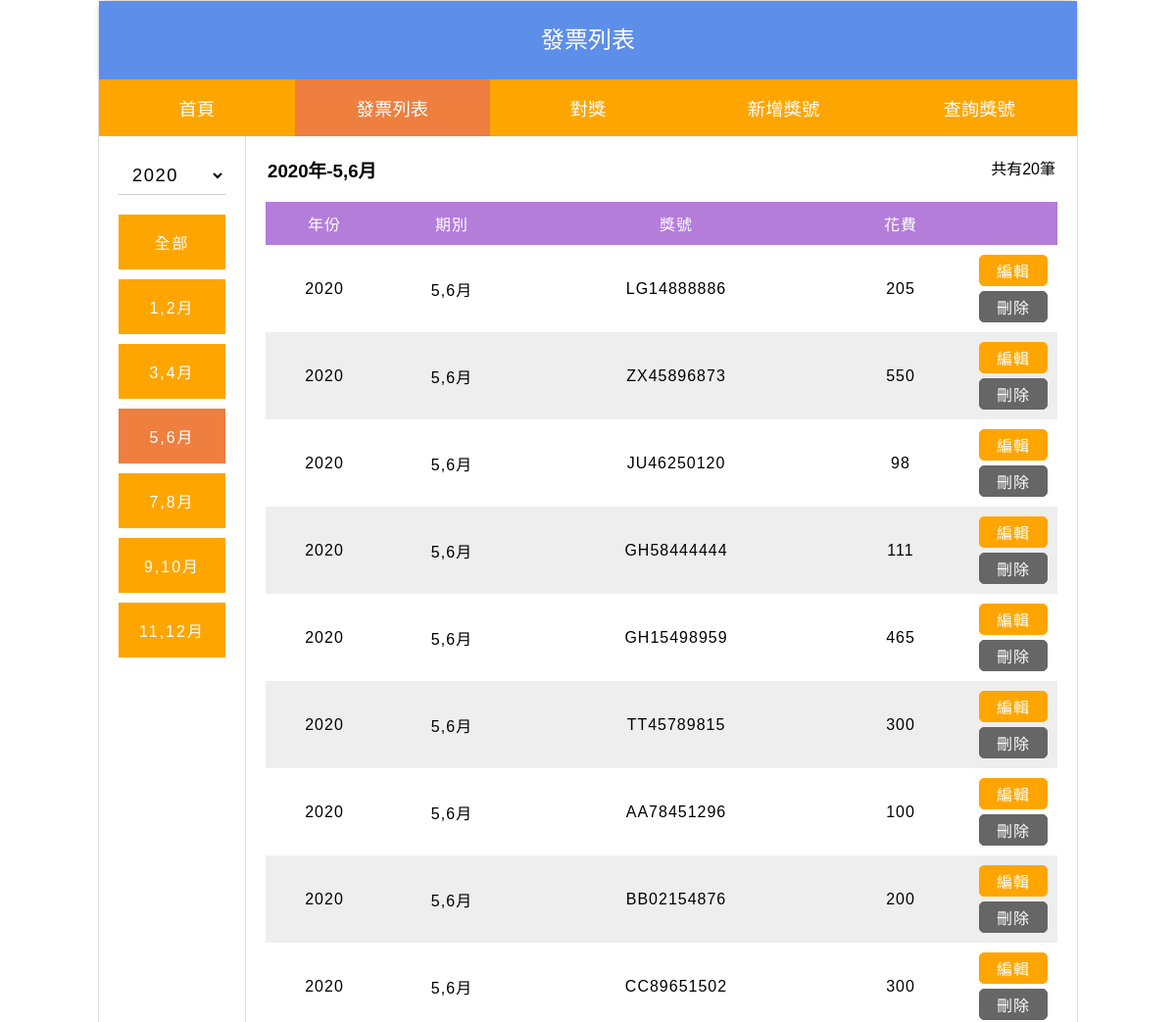
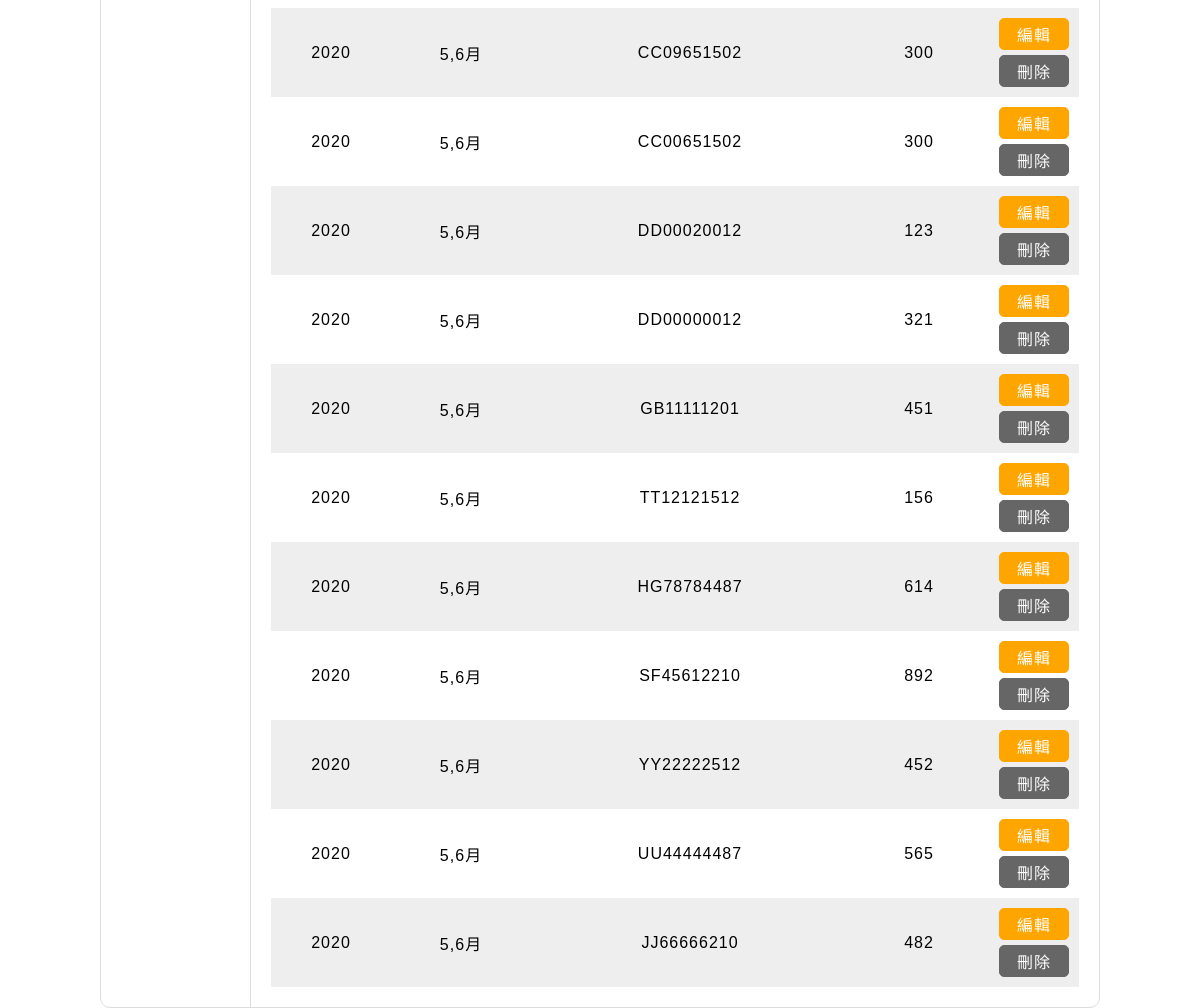
Page /list.php on the committed database (2 pictures, top to bottom).
### tables this page shows
CREATE TABLE `invoice` (
  `id` int(10) UNSIGNED NOT NULL COMMENT '流水號',
  `code` varchar(2) NOT NULL COMMENT '英文碼',
  `number` varchar(8) NOT NULL COMMENT '發票號碼',
  `period` tinyint(1) UNSIGNED NOT NULL COMMENT '期別',
  `expend` int(8) UNSIGNED NOT NULL COMMENT '花費',
  `year` varchar(4) NOT NULL COMMENT '年份'
);

### com/base.php (called while the page is built, shortened)
<?php
  $dsn="mysql:host=localhost;charset=utf8;dbname=invoice";
  $pdo=new PDO($dsn,"root","");
  function all($table,...$arg){
    global $pdo;
    $sql="select * from $table ";
    if(isset($arg[0]) && is_array($arg[0])){
      $tmp=[];
      foreach($arg[0] as $key => $value){
        $tmp[]=sprintf("`%s`='%s'",$key,$value);
      }
      $sql=$sql." where ". implode(" && ", $tmp);
    }
    if(isset($arg[1])){
      $sql=$sql . $arg[1];
    }
    return $pdo->query($sql)->fetchAll();
  }
  function nums($table,...$arg){
    global $pdo;
    $sql="select count(*) from $table ";
    if(isset($arg[0]) && is_array($arg[0])){
      $tmp=[];
      foreach($arg[0] as $key => $value){
        $tmp[]=sprintf("`%s`='%s'",$key,$value);
      }
      $sql=$sql." where ". implode(" && ", $tmp);
    }
    return $pdo->query($sql)->fetchColumn();
  }
?>

### list.php (the view, shortened to what this page needs)
<?php
include "./com/base.php";
$y=date("Y");
$p=ceil(date("n")/2);
if($p==0){
  $rows=all("invoice",['year'=>$y]," order by `period`,`id` ASC");
  $dbCount=nums("invoice",['year'=>$y]);
}else{
  $rows=all("invoice",['year'=>$y,"period"=>$p]," order by `period`,`id` ASC");
  $dbCount=nums("invoice",['year'=>$y,"period"=>$p]);
}
$id="";
$status="";
?>
<!DOCTYPE html>
<html lang="zh-TW">
<head>
  <link rel="stylesheet" href="./css/style.css">
  <link rel="stylesheet" href="./css/list.css">
</head>
<body>
  <div class="container">
    <?php
      include "./include/header.php";
    ?>
    <div class="invoiceBox">
      <div class="sideNav">
        <select name="year" onchange="location=this.value;">
          <?php
            $yToday = date("Y");
            $y1=$yToday-4;
            for($i=$y1;$i<=$yToday;$i++){
              $selected=($y==$i)?'selected':'';
              echo "<option value='list.php?y=$i&p=$p' ".$selected.">".$i."</option>";
            }
          ?>
        </select>
        <ul>
          <li><a class="<?=($p==0)?'active':'';?>" href="list.php?y=<?=$y;?>&p=0">全部</a></li>
          <li><a class="<?=($p==1)?'active':'';?>" href="list.php?y=<?=$y;?>&p=1">1,2月</a></li>
          <li><a class="<?=($p==2)?'active':'';?>" href="list.php?y=<?=$y;?>&p=2">3,4月</a></li>
          <li><a class="<?=($p==3)?'active':'';?>" href="list.php?y=<?=$y;?>&p=3">5,6月</a></li>
          <li><a class="<?=($p==4)?'active':'';?>" href="list.php?y=<?=$y;?>&p=4">7,8月</a></li>
          <li><a class="<?=($p==5)?'active':'';?>" href="list.php?y=<?=$y;?>&p=5">9,10月</a></li>
          <li><a class="<?=($p==6)?'active':'';?>" href="list.php?y=<?=$y;?>&p=6">11,12月</a></li>
        </ul>
      </div>
      <div class="listBox">
        <div class="topBar">
          <?php
            if($p==0){
              echo "<h3>".$y."年- All</h3>";
            }else{
              echo "<h3>".$y."年-".($p*2-1).",".($p*2)."月</h3>";
            }
          ?>
          <p>共有<?php echo $dbCount;?>筆</p>
        </div>
        <table class="listTable">
          <tr>
            <td>年份</td>
            <td>期別</td>
            <td>獎號</td>
            <td>花費</td>
            <td></td>
          </tr>
          <?php
            foreach($rows as $row){
              if($row['id']==$id && $status=="edit"){
                echo "<tr class='item".$row['id']." itemEdit'>";
                echo "  <td>";
                echo "    <select name='year'>";
                            for($i=$y1;$i<=$yToday;$i++){
                              $selected=($y==$i)?'selected':'';
                              echo "<option value='$i' ".$selected.">".$i."</option>";
                            }
                echo "    </select>";
                echo "  </td>";
                echo "  <td>";
                echo "    <select name='period'>";
                            for($i=1;$i<=6;$i++){
                              $selected=($p==$i)?'selected':'';
                              echo "<option value='$i' ".$selected.">".(2*$i-1)."、".(2*$i)."月</option>";
                            }
                echo "    </select>";
                echo "  </td>";
                echo "  <td>";
                echo "    <div class='divNumber'>";
                echo "      <input type='text' name='code' placeholder='英文2碼' maxlength='2' value='".$row['code']."' required>";
                echo "      <input type='number' name='number' placeholder='數字8碼' maxlength='8' value='".$row['number']."' required>";
                echo "    </div>";
                echo "  </td>";
                echo "  <td>";
                echo "    <input type='number' name='expend' value='".$row['expend']."' required>";
                echo "    <input type='hidden' name='id' value='".$row['id']."'>";
                echo "    <input type='hidden' name='y' value='$y'>";
                echo "    <input type='hidden' name='p' value='$p'>";
                echo "  </td>";
                echo "  <td>";
                echo "    <input class='btn btnSave' type='submit' value='儲存'>";
                echo "    <a class='btn btnCancel' href='list.php?y=$y&p=$p'>取消</a>";
                echo "  </td>";
                echo "</tr>";
              }else{
                echo "<tr class='item".$row['id']."'>";
                echo "  <td>".$row['year'] ."</td>";
                echo "  <td>".($row['period']*2-1).",".($row['period']*2)."月</td>";
                echo "  <td>".$row['code'].$row['number']."</td>";
                echo "  <td>".$row['expend'] ."</td>";
                echo "  <td>";
                echo "    <a class='btn btnEdit' href='list.php?y=$y&p=$p&id=".$row['id']."&status=edit'>編輯</a>";
                echo "    <a class='btn btnDel' href='list.php?y=$y&p=$p&id=".$row['id']."&status=del'>刪除</a>";
                echo "  </td>";
                echo "</tr>";
              }
            }
          ?>
        </table>
      </div>
    </div>
  </div>
</body>
</html>

### css/style.css (style rules this page uses)
* { margin: 0; padding: 0; box-sizing: border-box; font-family: 'Microsoft JhengHei', Arial, Helvetica, sans-serif; }
a { display: block; text-decoration: none; transition-duration: 0.5s; }
.btn { display: inline-block; width: 100%; color: #fff; background-color: orange; padding: 3px 15px; border-radius: 5px; }
ul li { list-style: none; }
select,input { width: 100%; height: 40px; padding: 0 10px; border: 0px solid #ccc; border-bottom: 1px solid #ccc; font-size: 1rem; letter-spacing: 1.5px; }
table { width: 100%; text-align: center; border-collapse: collapse; letter-spacing: 1px; }
table tr td { padding: 10px; }
.container { width: 1000px; margin: 0 auto; border-radius: 10px; border: 1px solid #ddd; }

### css/list.css (style rules this page uses)
.invoiceBox { display: flex; }
.invoiceBox > div { padding: 20px; }
.sideNav { width: 150px; min-width: 150px; border-right: 1px solid #ddd; }
.sideNav select { font-size: 1.15rem; margin-bottom: 20px; }
.sideNav ul li { margin-bottom: 10px; text-align: center; letter-spacing: 2px; }
.sideNav ul li:last-child { margin-bottom: 0; }
.sideNav ul li a { color: #fff; background-color: orange; border: 1px solid orange; padding: 15px 0; }
.sideNav ul li a.active { background-color: #ee7f3f; border: 1px solid #ee7f3f; pointer-events: none; }
.listBox { width: 100%; }
.topBar { display: flex; margin-bottom: 20px; padding: 0 2px; justify-content: space-between; }
.listTable tr:nth-child(odd) { background-color: #eee; }
.listTable tr:first-child { color: #fff; background-color: #b47dda; }
.listTable td:first-child { width: 120px; }
.listTable td:nth-child(2) { width: 140px; }
.listTable td:nth-child(4) { width: 140px; }
.listTable td:last-child { width: 90px; }
select,input { font-size: 1rem; background-color: #ffffffdd; }
.btn { color: #fff; }
.btnEdit { background-color: orange; border: 1px solid orange; margin-bottom: 5px; }
.btnDel { background-color: #666; border: 1px solid #666; }

### rows in the picture
invoice: year "2020", $row['period']*2-1 "5", $row['period']*2 "6", code "LG", number "14888886", expend "205"
invoice: year "2020", $row['period']*2-1 "5", $row['period']*2 "6", code "ZX", number "45896873", expend "550"
invoice: year "2020", $row['period']*2-1 "5", $row['period']*2 "6", code "JU", number "46250120", expend "98"
invoice: year "2020", $row['period']*2-1 "5", $row['period']*2 "6", code "GH", number "58444444", expend "111"
invoice: year "2020", $row['period']*2-1 "5", $row['period']*2 "6", code "GH", number "15498959", expend "465"
invoice: year "2020", $row['period']*2-1 "5", $row['period']*2 "6", code "TT", number "45789815", expend "300"
invoice: year "2020", $row['period']*2-1 "5", $row['period']*2 "6", code "AA", number "78451296", expend "100"
invoice: year "2020", $row['period']*2-1 "5", $row['period']*2 "6", code "BB", number "02154876", expend "200"
invoice: year "2020", $row['period']*2-1 "5", $row['period']*2 "6", code "CC", number "89651502", expend "300"
invoice: year "2020", $row['period']*2-1 "5", $row['period']*2 "6", code "CC", number "09651502", expend "300"
invoice: year "2020", $row['period']*2-1 "5", $row['period']*2 "6", code "CC", number "00651502", expend "300"
invoice: year "2020", $row['period']*2-1 "5", $row['period']*2 "6", code "DD", number "00020012", expend "123"
invoice: year "2020", $row['period']*2-1 "5", $row['period']*2 "6", code "DD", number "00000012", expend "321"
invoice: year "2020", $row['period']*2-1 "5", $row['period']*2 "6", code "GB", number "11111201", expend "451"
invoice: year "2020", $row['period']*2-1 "5", $row['period']*2 "6", code "TT", number "12121512", expend "156"
invoice: year "2020", $row['period']*2-1 "5", $row['period']*2 "6", code "HG", number "78784487", expend "614"
invoice: year "2020", $row['period']*2-1 "5", $row['period']*2 "6", code "SF", number "45612210", expend "892"
invoice: year "2020", $row['period']*2-1 "5", $row['period']*2 "6", code "YY", number "22222512", expend "452"
invoice: year "2020", $row['period']*2-1 "5", $row['period']*2 "6", code "UU", number "44444487", expend "565"
invoice: year "2020", $row['period']*2-1 "5", $row['period']*2 "6", code "JJ", number "66666210", expend "482"

### other values in the picture
$pageheader "發票列表"
$y "2020"
$p*2-1 "5"
$p*2 "6"
$dbCount "20"
form field year "2020"
